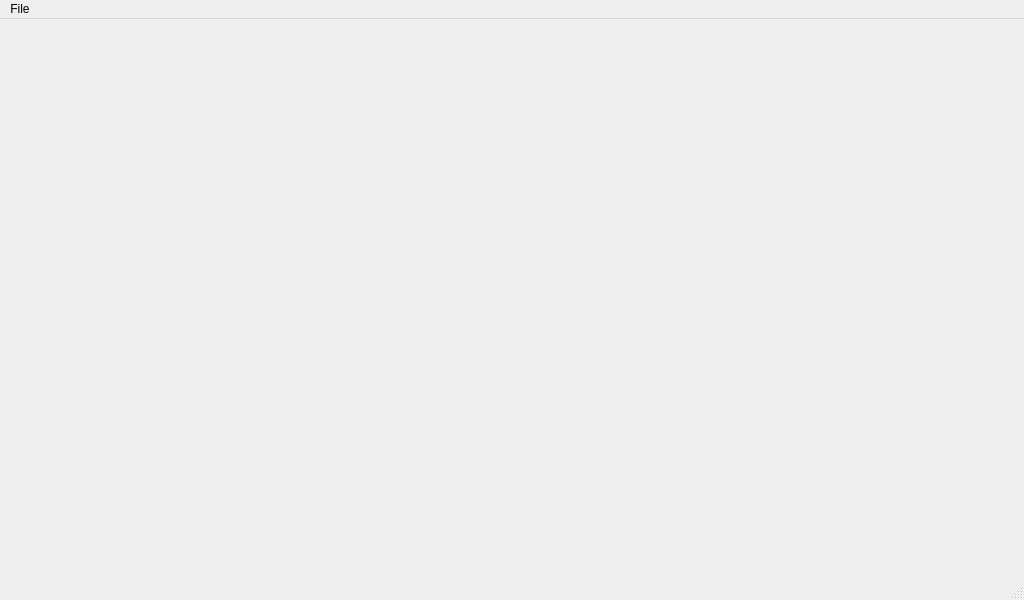
<?xml version="1.0" encoding="UTF-8"?>
<ui version="4.0">
 <class>MainWindow</class>
 <widget class="QMainWindow" name="MainWindow">
  <property name="geometry">
   <rect>
    <x>0</x>
    <y>0</y>
    <width>1024</width>
    <height>600</height>
   </rect>
  </property>
  <property name="minimumSize">
   <size>
    <width>640</width>
    <height>400</height>
   </size>
  </property>
  <property name="baseSize">
   <size>
    <width>1100</width>
    <height>800</height>
   </size>
  </property>
  <property name="mouseTracking">
   <bool>false</bool>
  </property>
  <property name="windowTitle">
   <string>MGMainWindow</string>
  </property>
  <property name="styleSheet">
   <string notr="true"/>
  </property>
  <widget class="QWidget" name="centralWidget">
   <property name="sizePolicy">
    <sizepolicy hsizetype="MinimumExpanding" vsizetype="MinimumExpanding">
     <horstretch>0</horstretch>
     <verstretch>0</verstretch>
    </sizepolicy>
   </property>
   <property name="minimumSize">
    <size>
     <width>200</width>
     <height>150</height>
    </size>
   </property>
  </widget>
  <widget class="QMenuBar" name="menuBar">
   <property name="geometry">
    <rect>
     <x>0</x>
     <y>0</y>
     <width>1024</width>
     <height>23</height>
    </rect>
   </property>
   <widget class="QMenu" name="menuFile">
    <property name="title">
     <string>File</string>
    </property>
    <addaction name="separator"/>
    <addaction name="actionStatusBar"/>
    <addaction name="separator"/>
    <addaction name="actionExit"/>
   </widget>
   <widget class="QMenu" name="menuWidgets">
    <property name="tearOffEnabled">
     <bool>false</bool>
    </property>
    <property name="title">
     <string>   </string>
    </property>
   </widget>
   <addaction name="menuFile"/>
   <addaction name="menuWidgets"/>
  </widget>
  <widget class="QStatusBar" name="statusBar"/>
  <action name="actionExit">
   <property name="text">
    <string>Exit</string>
   </property>
   <property name="shortcut">
    <string>Ctrl+Q</string>
   </property>
  </action>
  <action name="actionAdd_Link">
   <property name="text">
    <string>Manage Communication Links</string>
   </property>
  </action>
  <action name="actionAdvanced_Mode">
   <property name="checkable">
    <bool>true</bool>
   </property>
   <property name="text">
    <string>Advanced Mode</string>
   </property>
  </action>
  <action name="actionStatusBar">
   <property name="checkable">
    <bool>true</bool>
   </property>
   <property name="text">
    <string>Replay Flight Data</string>
   </property>
  </action>
 </widget>
 <layoutdefault spacing="6" margin="11"/>
 <resources/>
 <connections>
  <connection>
   <sender>actionExit</sender>
   <signal>triggered()</signal>
   <receiver>MainWindow</receiver>
   <slot>close()</slot>
   <hints>
    <hint type="sourcelabel">
     <x>-1</x>
     <y>-1</y>
    </hint>
    <hint type="destinationlabel">
     <x>299</x>
     <y>199</y>
    </hint>
   </hints>
  </connection>
 </connections>
</ui>
